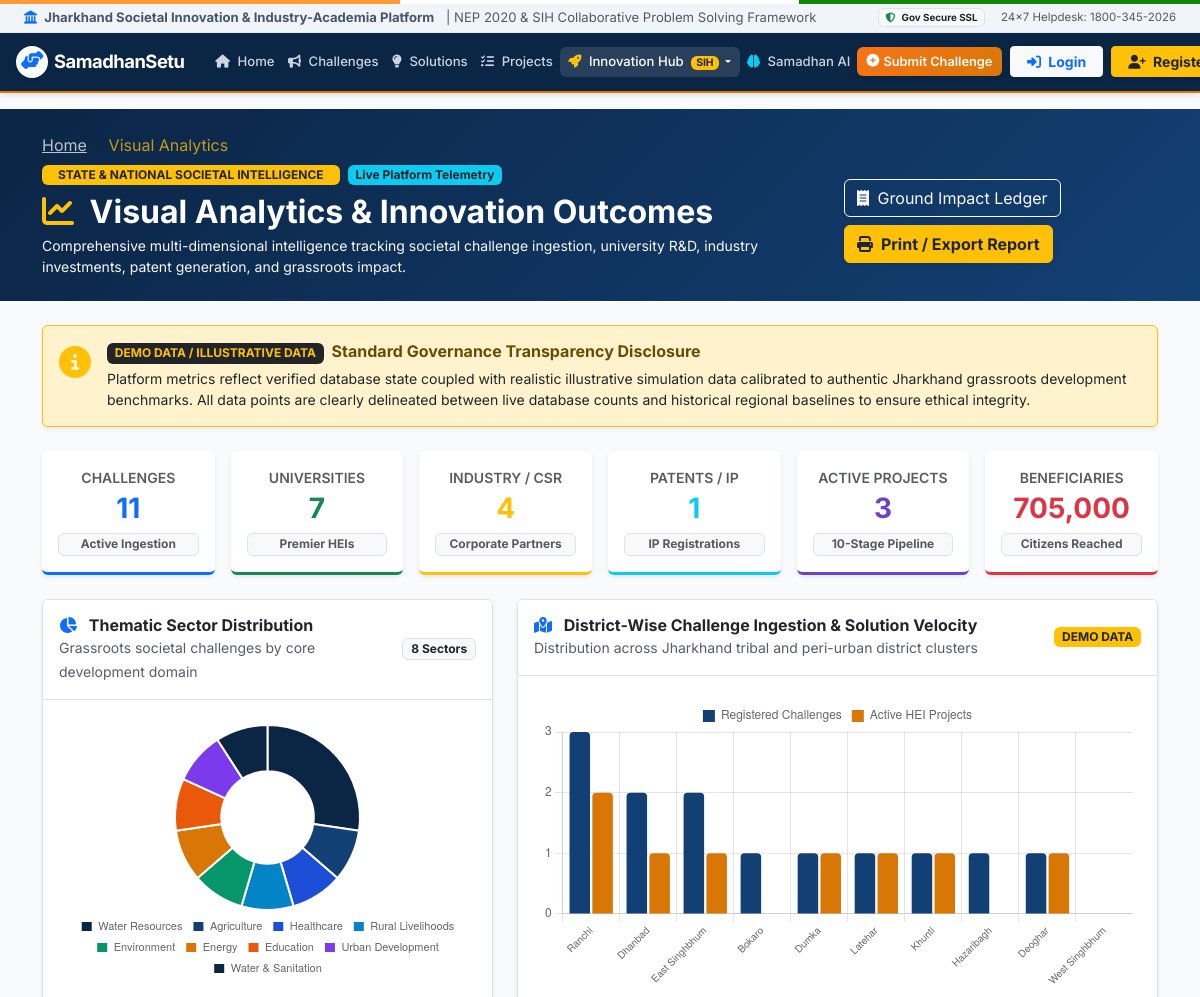
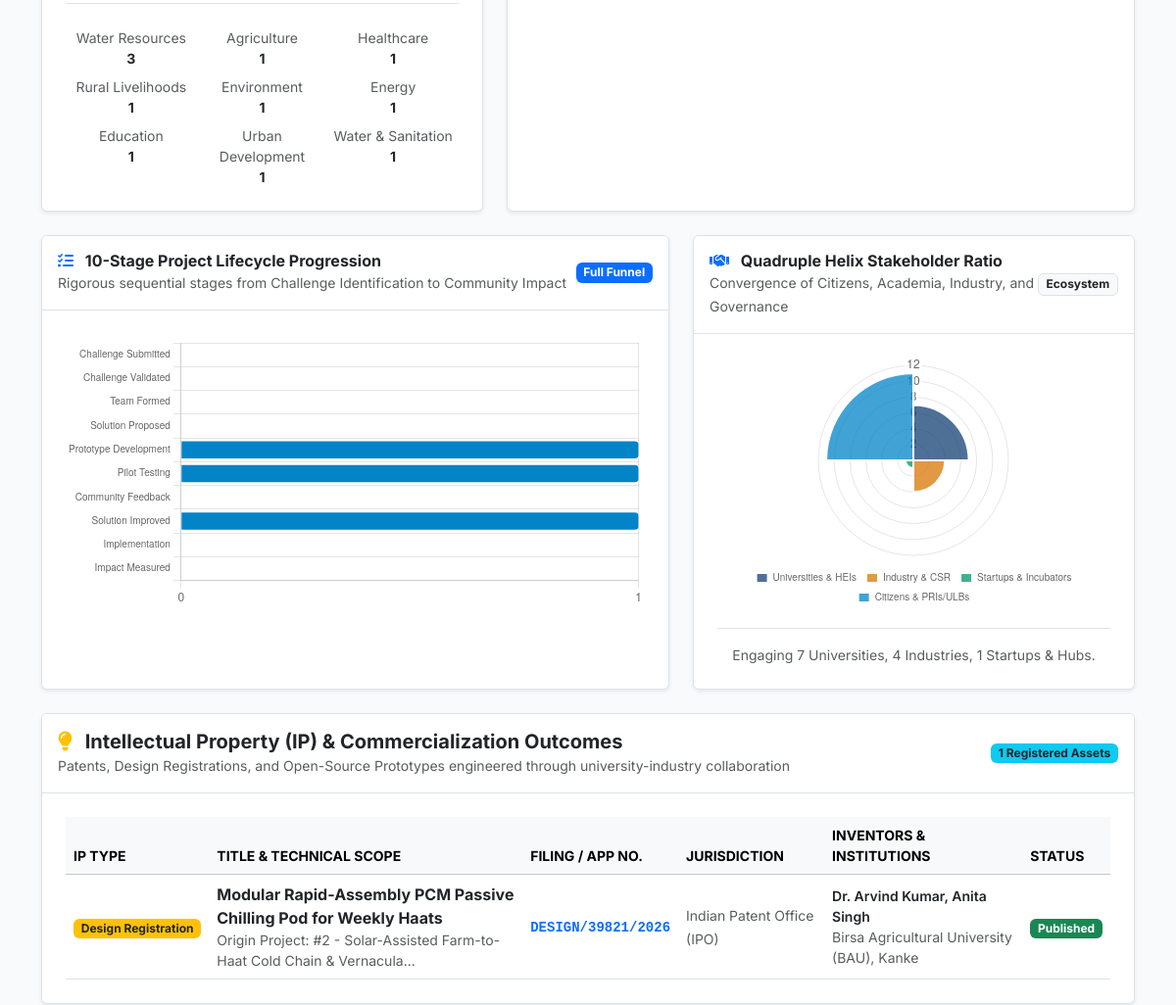
Before: /analytics (upper part) with the older database file (2 pictures, top to bottom).
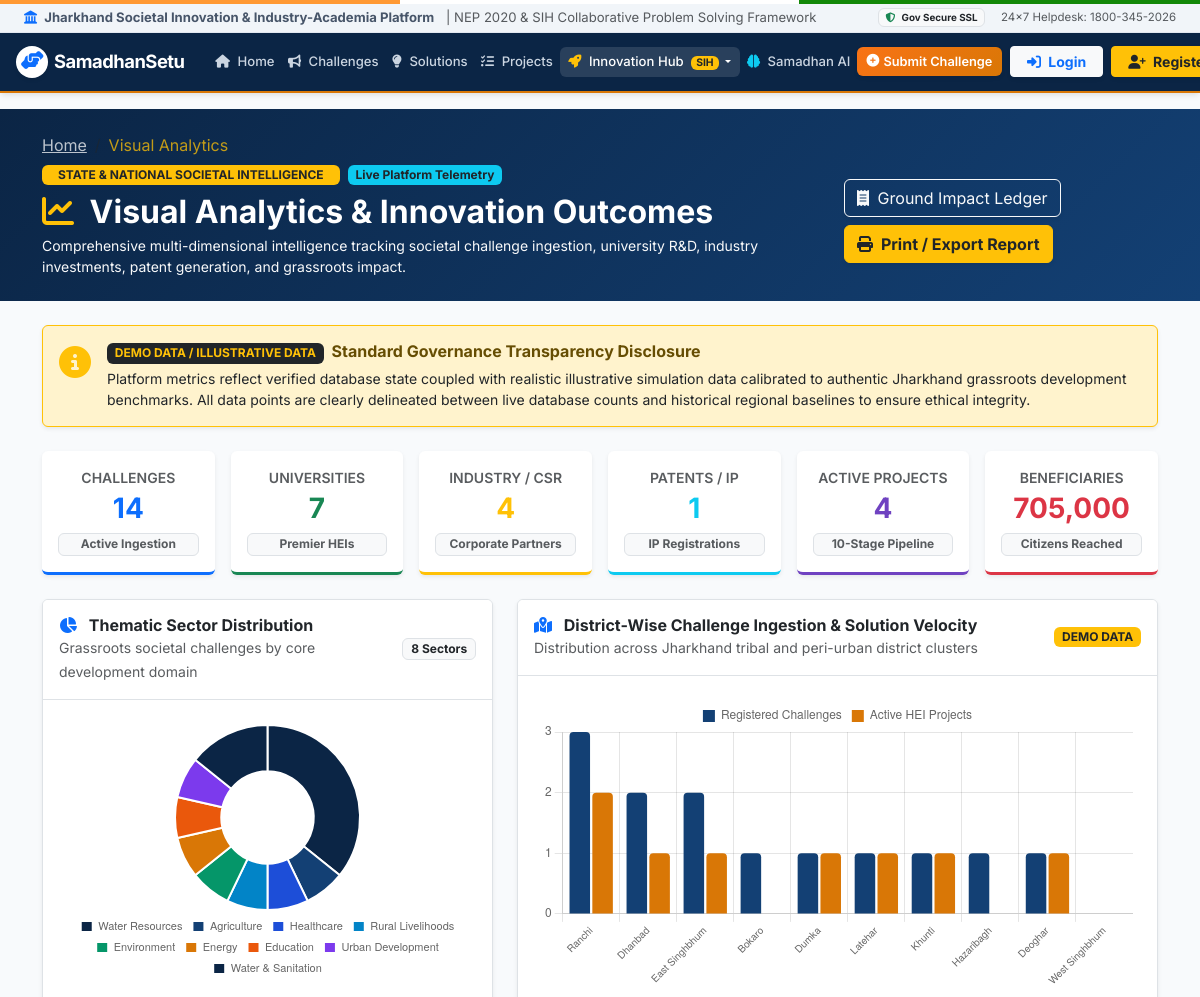
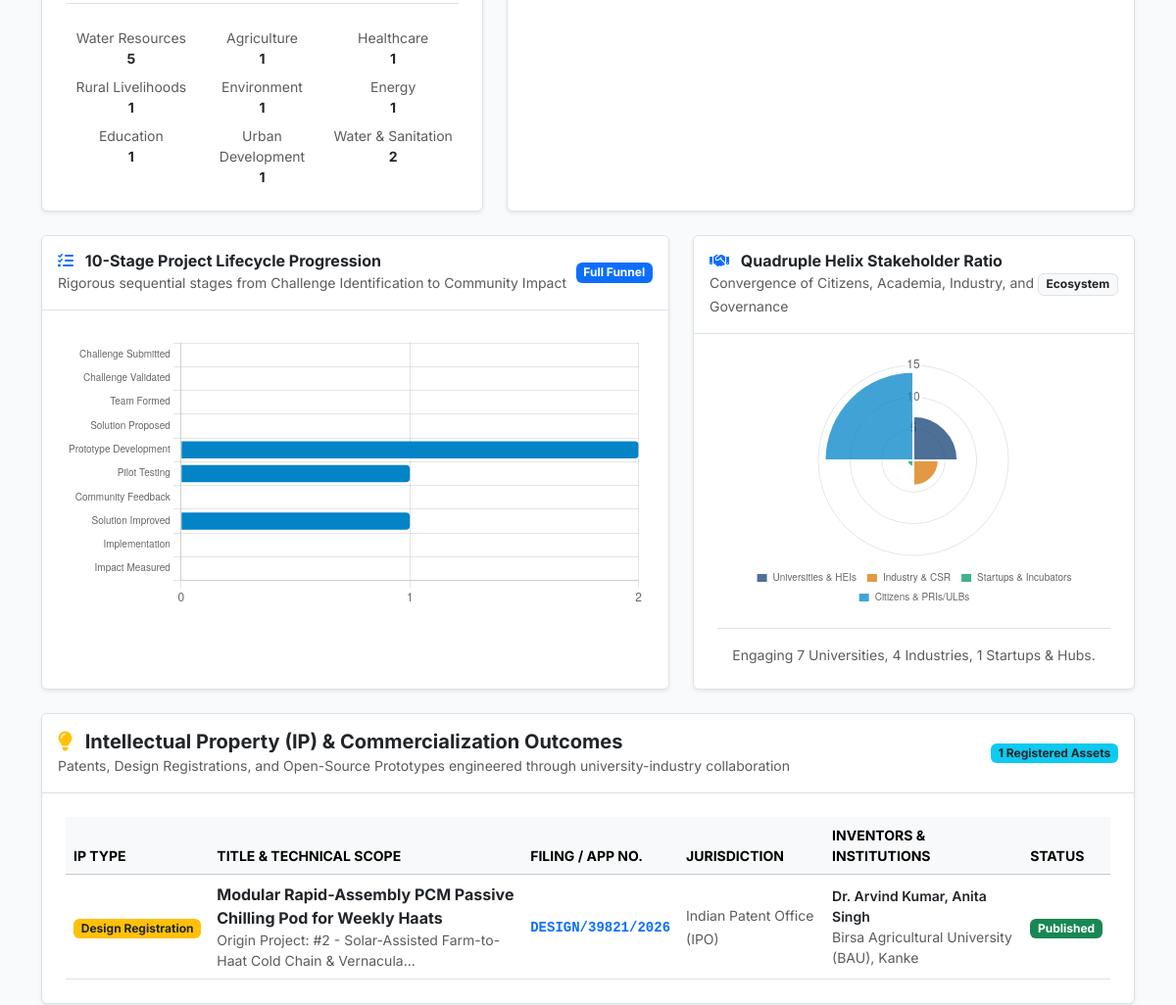
After: the same page with the newer database file (2 pictures, top to bottom).
### app.py (models this page shows, shortened)
class Challenge(db.Model):
    __tablename__ = 'challenges'
    id = db.Column(db.Integer, primary_key=True)
    title = db.Column(db.String(250), nullable=False)
    description = db.Column(db.Text, nullable=False)
    category = db.Column(db.String(80), nullable=False)
    department = db.Column(db.String(150), nullable=False, default='General Administration')
    location = db.Column(db.String(150), nullable=False)
    priority = db.Column(db.String(30), nullable=False, default='Medium') # Low, Medium, High, Critical
    status = db.Column(db.String(50), default='Open') # Open, Under Review, Verified, In Progress, Pilot, Implemented, Closed
    created_date = db.Column(db.DateTime, default=datetime.utcnow)
    deadline = db.Column(db.DateTime, nullable=True)
    organization = db.Column(db.String(200), nullable=False, default='Municipal Corporation')
    required_skills = db.Column(db.Text, nullable=True)
    submitter_type = db.Column(db.String(100), default='Citizen / Resident')
    district = db.Column(db.String(100), default='Ranchi')
    block = db.Column(db.String(100), nullable=True)
    media_url = db.Column(db.String(255), nullable=True)
    document_url = db.Column(db.String(255), nullable=True)
    assigned_university = db.Column(db.String(200), nullable=True)
    nep_aligned = db.Column(db.Boolean, default=True)
    expected_solution_type = db.Column(db.String(100), default='Software / Hardware Prototype')
    affected_population = db.Column(db.String(200), default='General Community')
    people_affected_count = db.Column(db.Integer, default=10000)
    existing_solutions = db.Column(db.Text, nullable=True)
    shortcomings = db.Column(db.Text, nullable=True)
    required_technology = db.Column(db.Text, nullable=True)
    expected_outcome = db.Column(db.Text, nullable=True)
    ai_impact_score = db.Column(db.Integer, default=85)
    views_count = db.Column(db.Integer, default=240)
    followers_count = db.Column(db.Integer, default=28)
    created_by_id = db.Column(db.Integer, db.ForeignKey('users.id'), nullable=True)
    submitter_aadhaar_masked = db.Column(db.String(30), nullable=True)
    submitter_phone = db.Column(db.String(30), nullable=True)
    solutions = db.relationship('Solution', backref='challenge', lazy=True, cascade='all, delete-orphan')
    projects = db.relationship('Project', backref='challenge', lazy=True)
    invitations = db.relationship('TeamInvitation', backref='challenge', lazy=True, cascade='all, delete-orphan')
    problem_dna = db.relationship('ProblemDNA', backref='challenge', uselist=False, lazy=True, cascade='all, delete-orphan')
    @property
    def severity(self):
        return self.priority
    @property
    def created_at(self):
        return self.created_date

### app.py (the view)
@app.route('/analytics')
def analytics():
    challenges = Challenge.query.all()
    projects = Project.query.all()
    solutions = Solution.query.all()
    orgs = Organization.query.all()
    metrics = ImpactMetric.query.all()
    ip_records = ProjectIP.query.all()
    total_challenges = len(challenges)
    total_projects = len(projects)
    total_solutions = len(solutions)
    total_orgs = len(orgs)
    total_patents = len(ip_records)
    sector_counts = {}
    for ch in challenges:
        cat = ch.category or 'Other'
        sector_counts[cat] = sector_counts.get(cat, 0) + 1
    district_counts = {}
    for ch in challenges:
        dist = ch.district or 'Ranchi'
        district_counts[dist] = district_counts.get(dist, 0) + 1
    uni_count = sum(1 for o in orgs if o.type == 'University')
    industry_count = sum(1 for o in orgs if o.type in ['Industry', 'MSME'])
    startup_count = sum(1 for o in orgs if o.type in ['Startup', 'Innovation Hub'])
    stage_counts = {stg: 0 for stg in PROJECT_LIFECYCLE_STAGES}
    for p in projects:
        stg = p.current_stage or 'Prototype Development'
        if stg in stage_counts:
            stage_counts[stg] += 1
        else:
            stage_counts['Prototype Development'] = stage_counts.get('Prototype Development', 0) + 1
    total_beneficiaries = sum(m.people_impacted for m in metrics)
    total_villages = sum(m.villages_reached for m in metrics)
    total_cost_saved = sum(m.cost_saved_lakhs for m in metrics)
    return render_template(
        'analytics.html',
        total_challenges=total_challenges,
        total_projects=total_projects,
        total_solutions=total_solutions,
        total_orgs=total_orgs,
        total_patents=total_patents,
        uni_count=uni_count,
        industry_count=industry_count,
        startup_count=startup_count,
        sector_counts=sector_counts,
        district_counts=district_counts,
        stage_counts=stage_counts,
        total_beneficiaries=total_beneficiaries,
        total_villages=total_villages,
        total_cost_saved=total_cost_saved,
        metrics=metrics,
        projects=projects,
        ip_records=ip_records
    )

### app.py (called while the page is built)
def get_current_user():
    if 'user_id' in session:
        return User.query.get(session['user_id'])
    return None

@app.context_processor
def inject_global_data():
    current_user = get_current_user()
    unread_notifications_count = 0
    if current_user:
        unread_notifications_count = Notification.query.filter_by(
            user_id=current_user.id, is_read=False
        ).count()
    is_admin = bool((current_user and current_user.user_type == 'ADMINISTRATOR') or (session.get('user_role') == 'ADMINISTRATOR'))
    return {
        'current_user': current_user,
        'is_admin': is_admin,
        'unread_count': unread_notifications_count,
        'all_categories': CATEGORIES,
        'all_departments': DEPARTMENTS,
        'all_priorities': PRIORITY_LEVELS,
        'all_statuses': CHALLENGE_STATUSES,
        'all_user_types': PUBLIC_USER_TYPES,
        'now': datetime.utcnow()
    }

### templates/analytics.html (shortened to what the changed rows need)
{% extends "base.html" %}
{% block content %}
<div class="bg-primary text-white py-4 mb-4" style="background: linear-gradient(135deg, #0b2545 0%, #134074 100%);">
    <div class="container">
        <div class="d-flex flex-column flex-md-row justify-content-between align-items-md-center gap-3">
            <div>
                <h1 class="h2 fw-bold mb-1 text-white">
                    <i class="fas fa-chart-line text-warning me-2"></i> Visual Analytics & Innovation Outcomes
                </h1>
            </div>
        </div>
    </div>
</div>
<div class="container mb-5">
    <div class="row g-3 mb-4">
        <div class="col-6 col-lg-2">
            <div class="card border-0 shadow-sm bg-white p-3 h-100 text-center border-bottom border-primary border-3">
                <span class="text-muted small fw-semibold text-uppercase">Challenges</span>
                <h3 class="fw-bold text-primary mb-0 mt-1">{{ total_challenges }}</h3>
                <span class="badge bg-light text-muted border small mt-2">Active Ingestion</span>
            </div>
        </div>
        <div class="col-6 col-lg-2">
            <div class="card border-0 shadow-sm bg-white p-3 h-100 text-center border-bottom border-purple border-3" style="border-bottom-color: #6f42c1 !important;">
                <span class="text-muted small fw-semibold text-uppercase">Active Projects</span>
                <h3 class="fw-bold text-dark mb-0 mt-1" style="color: #6f42c1 !important;">{{ total_projects }}</h3>
                <span class="badge bg-light text-muted border small mt-2">10-Stage Pipeline</span>
            </div>
        </div>
    </div>
    <div class="row g-4 mb-4">
        <div class="col-lg-5">
            <div class="card border shadow-sm bg-white h-100">
                <div class="card-body p-4 d-flex flex-column align-items-center justify-content-center">
                    <div style="position: relative; height: 260px; width: 100%;">
                        <canvas id="sectorChart"></canvas>
                    </div>
                    <div class="row g-2 w-100 mt-3 pt-3 border-top text-center small">
                        {% for cat, cnt in sector_counts.items() %}
                        <div class="col-4">
                            <span class="text-muted d-block truncate">{{ cat }}</span>
                            <span class="fw-bold text-dark">{{ cnt }}</span>
                        </div>
                        {% endfor %}
                    </div>
                </div>
            </div>
        </div>
    </div>
    <div class="row g-4 mb-4">
        <div class="col-lg-7">
            <div class="card border shadow-sm bg-white h-100">
                <div class="card-body p-4">
                    <div style="position: relative; height: 280px; width: 100%;">
                        <canvas id="lifecycleChart"></canvas>
                    </div>
                </div>
            </div>
        </div>
        <div class="col-lg-5">
            <div class="card border shadow-sm bg-white h-100">
                <div class="card-body p-4 d-flex flex-column align-items-center justify-content-center">
                    <div style="position: relative; height: 260px; width: 100%;">
                        <canvas id="helixChart"></canvas>
                    </div>
                </div>
            </div>
        </div>
    </div>
    <div class="card border shadow-sm mb-4 bg-white">
        <div class="card-body p-4">
            <div class="table-responsive">
                <table class="table table-hover align-middle mb-0">
                    <thead class="table-light">
                        <tr class="small text-uppercase text-muted">
                            <th>IP Type</th>
                            <th>Title & Technical Scope</th>
                            <th>Filing / App No.</th>
                            <th>Jurisdiction</th>
                            <th>Inventors & Institutions</th>
                            <th>Status</th>
                        </tr>
                    </thead>
                </table>
            </div>
        </div>
    </div>
</div>
{% endblock %}

Changed rows visible on the page:
computed for Challenge "Water Resources": cnt "3" → "5"
changed Challenge "Water & Sanitation": cnt "1" → "2"
Other visible differences:
{{ total_challenges }}: "11" → "14"
{{ total_projects }}: "3" → "4"
chart data {{ sector_counts.values()|list|tojson }}: [3, 1, 1, 1, 1, 1, 1, 1, 1] → [5, 1, 1, 1, 1, 1, 1, 1, 2]
chart data {{ stage_counts.values()|list|tojson }}: [0, 0, 0, 0, 1, 1, 0, 1, 0, 0] → [0, 0, 0, 0, 2, 1, 0, 1, 0, 0]
chart data {{ total_challenges }}: 11 → 14
